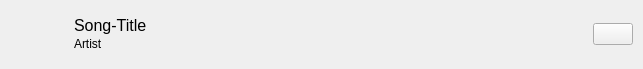
<?xml version="1.0" encoding="UTF-8"?>
<ui version="4.0">
 <class>queueSong</class>
 <widget class="QWidget" name="queueSong">
  <property name="geometry">
   <rect>
    <x>0</x>
    <y>0</y>
    <width>643</width>
    <height>69</height>
   </rect>
  </property>
  <property name="windowTitle">
   <string>queueSong</string>
  </property>
  <layout class="QVBoxLayout" name="verticalLayout">
   <property name="spacing">
    <number>0</number>
   </property>
   <property name="leftMargin">
    <number>0</number>
   </property>
   <property name="topMargin">
    <number>0</number>
   </property>
   <property name="rightMargin">
    <number>0</number>
   </property>
   <property name="bottomMargin">
    <number>0</number>
   </property>
   <item>
    <widget class="QWidget" name="songContent" native="true">
     <property name="sizePolicy">
      <sizepolicy hsizetype="Preferred" vsizetype="Fixed">
       <horstretch>0</horstretch>
       <verstretch>0</verstretch>
      </sizepolicy>
     </property>
     <property name="minimumSize">
      <size>
       <width>0</width>
       <height>0</height>
      </size>
     </property>
     <property name="maximumSize">
      <size>
       <width>16777215</width>
       <height>16777215</height>
      </size>
     </property>
     <property name="styleSheet">
      <string notr="true"/>
     </property>
     <layout class="QHBoxLayout" name="contentLayout">
      <property name="spacing">
       <number>10</number>
      </property>
      <property name="leftMargin">
       <number>0</number>
      </property>
      <property name="topMargin">
       <number>0</number>
      </property>
      <property name="rightMargin">
       <number>10</number>
      </property>
      <property name="bottomMargin">
       <number>0</number>
      </property>
      <item>
       <widget class="QLabel" name="cover">
        <property name="sizePolicy">
         <sizepolicy hsizetype="Fixed" vsizetype="Fixed">
          <horstretch>0</horstretch>
          <verstretch>0</verstretch>
         </sizepolicy>
        </property>
        <property name="minimumSize">
         <size>
          <width>55</width>
          <height>55</height>
         </size>
        </property>
        <property name="maximumSize">
         <size>
          <width>55</width>
          <height>55</height>
         </size>
        </property>
        <property name="lineWidth">
         <number>0</number>
        </property>
        <property name="text">
         <string/>
        </property>
       </widget>
      </item>
      <item>
       <widget class="QWidget" name="meta" native="true">
        <property name="sizePolicy">
         <sizepolicy hsizetype="Ignored" vsizetype="Preferred">
          <horstretch>0</horstretch>
          <verstretch>0</verstretch>
         </sizepolicy>
        </property>
        <layout class="QVBoxLayout" name="metaLayout">
         <property name="spacing">
          <number>0</number>
         </property>
         <item>
          <widget class="QLabel" name="title">
           <property name="sizePolicy">
            <sizepolicy hsizetype="Preferred" vsizetype="Preferred">
             <horstretch>0</horstretch>
             <verstretch>0</verstretch>
            </sizepolicy>
           </property>
           <property name="font">
            <font>
             <pointsize>12</pointsize>
            </font>
           </property>
           <property name="text">
            <string>Song-Title</string>
           </property>
           <property name="textFormat">
            <enum>Qt::TextFormat::AutoText</enum>
           </property>
          </widget>
         </item>
         <item>
          <widget class="QLabel" name="artist">
           <property name="sizePolicy">
            <sizepolicy hsizetype="Ignored" vsizetype="Preferred">
             <horstretch>0</horstretch>
             <verstretch>0</verstretch>
            </sizepolicy>
           </property>
           <property name="text">
            <string>Artist</string>
           </property>
          </widget>
         </item>
        </layout>
       </widget>
      </item>
      <item>
       <widget class="QPushButton" name="removeFromQueue">
        <property name="sizePolicy">
         <sizepolicy hsizetype="Fixed" vsizetype="Fixed">
          <horstretch>0</horstretch>
          <verstretch>0</verstretch>
         </sizepolicy>
        </property>
        <property name="toolTip">
         <string>&lt;html&gt;&lt;head/&gt;&lt;body&gt;&lt;p&gt;remove song from queue&lt;/p&gt;&lt;/body&gt;&lt;/html&gt;</string>
        </property>
        <property name="text">
         <string/>
        </property>
        <property name="icon">
         <iconset resource="../../resources/resources.qrc">
          <normaloff>:/icon/delete.svg</normaloff>:/icon/delete.svg</iconset>
        </property>
       </widget>
      </item>
     </layout>
    </widget>
   </item>
  </layout>
 </widget>
 <resources>
  <include location="../../resources/resources.qrc"/>
 </resources>
 <connections/>
</ui>
